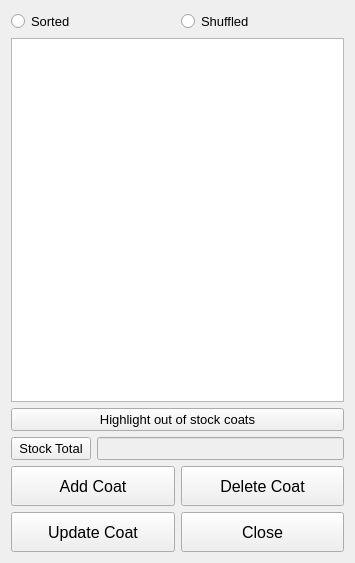
<?xml version="1.0" encoding="UTF-8"?>
<ui version="4.0">
 <class>ProperTrenchCoatsGUI</class>
 <widget class="QWidget" name="ProperTrenchCoatsGUI">
  <property name="geometry">
   <rect>
    <x>0</x>
    <y>0</y>
    <width>355</width>
    <height>563</height>
   </rect>
  </property>
  <property name="sizePolicy">
   <sizepolicy hsizetype="Fixed" vsizetype="Fixed">
    <horstretch>0</horstretch>
    <verstretch>0</verstretch>
   </sizepolicy>
  </property>
  <property name="windowTitle">
   <string>Proper Trench Coats</string>
  </property>
  <layout class="QVBoxLayout" name="verticalLayout_3">
   <item>
    <layout class="QHBoxLayout" name="horizontalLayout_3">
     <item>
      <widget class="QRadioButton" name="sortedButton">
       <property name="font">
        <font>
         <pointsize>10</pointsize>
        </font>
       </property>
       <property name="text">
        <string>Sorted</string>
       </property>
      </widget>
     </item>
     <item>
      <widget class="QRadioButton" name="shuffledButton">
       <property name="font">
        <font>
         <pointsize>10</pointsize>
        </font>
       </property>
       <property name="text">
        <string>Shuffled</string>
       </property>
      </widget>
     </item>
    </layout>
   </item>
   <item>
    <widget class="QListWidget" name="coatsList">
     <property name="font">
      <font>
       <pointsize>12</pointsize>
      </font>
     </property>
    </widget>
   </item>
   <item>
    <widget class="QPushButton" name="colourButton">
     <property name="font">
      <font>
       <pointsize>10</pointsize>
      </font>
     </property>
     <property name="text">
      <string>Highlight out of stock coats</string>
     </property>
    </widget>
   </item>
   <item>
    <layout class="QHBoxLayout" name="horizontalLayout_2">
     <item>
      <widget class="QPushButton" name="stockTotalButton">
       <property name="minimumSize">
        <size>
         <width>0</width>
         <height>0</height>
        </size>
       </property>
       <property name="font">
        <font>
         <pointsize>10</pointsize>
        </font>
       </property>
       <property name="text">
        <string>Stock Total</string>
       </property>
      </widget>
     </item>
     <item>
      <widget class="QLineEdit" name="stockTotalTextBox">
       <property name="enabled">
        <bool>false</bool>
       </property>
       <property name="font">
        <font>
         <pointsize>10</pointsize>
        </font>
       </property>
      </widget>
     </item>
    </layout>
   </item>
   <item>
    <layout class="QHBoxLayout" name="horizontalLayout">
     <item>
      <layout class="QVBoxLayout" name="verticalLayout">
       <item>
        <widget class="QPushButton" name="addButton">
         <property name="sizePolicy">
          <sizepolicy hsizetype="Minimum" vsizetype="Fixed">
           <horstretch>0</horstretch>
           <verstretch>0</verstretch>
          </sizepolicy>
         </property>
         <property name="minimumSize">
          <size>
           <width>100</width>
           <height>40</height>
          </size>
         </property>
         <property name="font">
          <font>
           <pointsize>12</pointsize>
          </font>
         </property>
         <property name="text">
          <string>Add Coat</string>
         </property>
        </widget>
       </item>
       <item>
        <widget class="QPushButton" name="updateButton">
         <property name="minimumSize">
          <size>
           <width>100</width>
           <height>40</height>
          </size>
         </property>
         <property name="font">
          <font>
           <pointsize>12</pointsize>
          </font>
         </property>
         <property name="text">
          <string>Update Coat</string>
         </property>
        </widget>
       </item>
      </layout>
     </item>
     <item>
      <layout class="QVBoxLayout" name="verticalLayout_2">
       <item>
        <widget class="QPushButton" name="deleteButton">
         <property name="minimumSize">
          <size>
           <width>100</width>
           <height>40</height>
          </size>
         </property>
         <property name="font">
          <font>
           <pointsize>12</pointsize>
          </font>
         </property>
         <property name="text">
          <string>Delete Coat</string>
         </property>
        </widget>
       </item>
       <item>
        <widget class="QPushButton" name="closeButton">
         <property name="minimumSize">
          <size>
           <width>100</width>
           <height>40</height>
          </size>
         </property>
         <property name="font">
          <font>
           <pointsize>12</pointsize>
          </font>
         </property>
         <property name="text">
          <string>Close</string>
         </property>
        </widget>
       </item>
      </layout>
     </item>
    </layout>
   </item>
  </layout>
 </widget>
 <layoutdefault spacing="6" margin="11"/>
 <resources/>
 <connections>
  <connection>
   <sender>closeButton</sender>
   <signal>clicked()</signal>
   <receiver>ProperTrenchCoatsGUI</receiver>
   <slot>close()</slot>
   <hints>
    <hint type="sourcelabel">
     <x>261</x>
     <y>497</y>
    </hint>
    <hint type="destinationlabel">
     <x>176</x>
     <y>264</y>
    </hint>
   </hints>
  </connection>
 </connections>
</ui>
